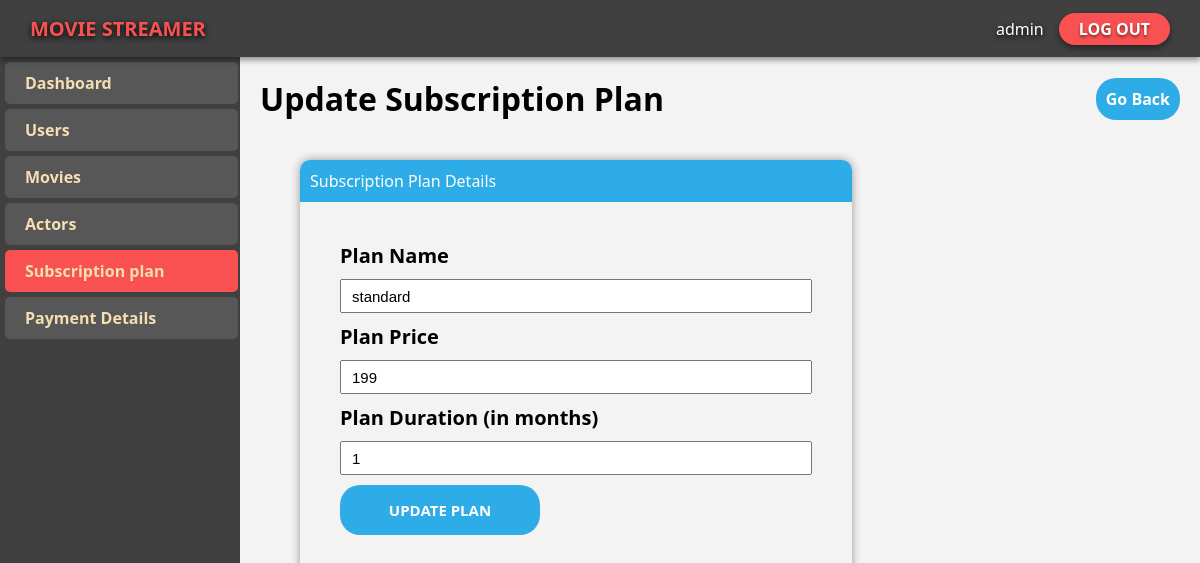
The page /Admin/updateSubplan.php?updt=1 (signed in) on the database its author committed.
### tables this page shows
CREATE TABLE `subscription_dtl` (
  `id` int(11) NOT NULL,
  `Name` text NOT NULL,
  `price` int(11) NOT NULL,
  `Duration` int(11) NOT NULL
);

### Admin/updateSubplan.php (the view, shortened to what this page needs)
<?php
include 'db.php';
if(isset($_GET['updt'])){
    $q = "select * from `subscription_dtl` where id = $_GET[updt]";
    $res = mysqli_query($con,$q);
    if($res){
        $subdtl = mysqli_fetch_assoc($res);
    }
}
else{
    header("location: Subscribeplan.php");
}
?>
<!DOCTYPE html>
<html lang="en">
<head>
    <link rel="stylesheet" href="../CSS/comman.css">
    <link rel="stylesheet" href="../CSS/adminhome.css">
</head>
<body>
    <nav>
        <label class="Logo">MOVIE STREAMER</label>
        <ul class="drawer">
        <li>
                <a class="adminbtn" href="#">
                <?php
                if(isset($_SESSION['username']))
                {
                    if(is_array($_SESSION['username'])){
                        echo implode($_SESSION['username']);
                    }
                    else{
                        echo $_SESSION['username'];
                    }
                }
                ?>
                </a>
            </li>
            <li><a class="loginbtn" href="logout.php?id=2">LOG OUT</a></li>
        </ul>
    </nav>
    <div class="mainbody">
        <div class="sidebar">
            <a class="sideitem" href="AdminHome.php">Dashboard</a>
            <a class="sideitem" href="Users.php">Users</a>
            <a class="sideitem" href="Movies.php">Movies</a>
            <a class="sideitem" href="Actors.php">Actors</a>
            <a class="sideitem active" href="Subscribeplan.php">Subscription plan</a>
            <a class="sideitem" href="Paymentdtl.php">Payment Details</a>
        </div>
        <div class="mainview">
            <div class="header">
                <h1>Update Subscription Plan</h1>
                <a class="addbtn" href="Subscribeplan.php">Go Back</a>
            </div>
            <div class="mainform">
                <div class="litopbar">
                    <label>Subscription Plan Details</label>
                </div>
                <form class="actordtl" action="updateSubplan.php" method="POST">
                <label class="lblfrm">Plan Name</label>
                    <input class="txtboxfrm" type="text" name="Sname" value="<?php if(isset($_GET['updt'])){ echo $subdtl['Name'];}?>" placeholder="Enter the name of Plan" required autofocus>
                    <label class="lblfrm">Plan Price</label>
                    <input class="txtboxfrm" type="text" name="Sprice" value="<?php if(isset($_GET['updt'])){ echo $subdtl['price'];}?>" placeholder="Enter the Price of Plan" required>
                    <label class="lblfrm">Plan Duration (in months)</label>
                    <input class="txtboxfrm" type="text" name="Sdura" value="<?php if(isset($_GET['updt'])){ echo $subdtl['Duration'];}?>" placeholder="Enter the Duration of Plan" required>
                    <input class="addactbtn" type="submit" name="upsubplan" value="UPDATE PLAN">
                </form>
            </div>
        </div>
    </div>
</body>
</html>

### CSS/comman.css (style rules this page uses)
:root { --navbg: #404040; --fontfam: 'Segoe UI', Tahoma, Geneva, Verdana, sans-serif; --colorbtnprime: #F95151; --colorbtnsec: white; --colorbtnprimehover: #da4343; --logofontsz: 20px; --logocolor: #F95151; }
* { margin: 0; padding: 0; }
nav { display: flex; justify-content: space-between; align-items: center; padding: 15px; padding-left: 30px; padding-right: 30px; background-color: var(--navbg); position: sticky; z-index: 2; top: 0; box-shadow: 0px 3px 6px rgba(0, 0, 0, 0.418); }
.drawer { list-style: none; display: flex; gap: 5px; align-items: center; justify-content: space-between; }
.Logo { color: var(--logocolor); font-family: var(--fontfam); font-weight: bold; text-shadow: 0px 2px 6px black; font-size: var(--logofontsz); }
.loginbtn { text-decoration: none; color: white; background-color: var(--colorbtnprime); border-radius: 20px; padding: 5px; padding-left: 20px; padding-right: 20px; text-shadow: 0px 2px 3px rgba(0, 0, 0, 0.486); box-shadow: 0px 3px 6px rgba(0, 0, 0, 0.473); font-family: var(--fontfam); font-weight: bold; transition: all 0.2s ease-in-out; }
.adminbtn { text-decoration: none; color: var(--colorbtnsec); background-color: transparent; text-shadow: 0px 2px 6px black; border-radius: 10px; padding: 10px; font-family: var(--fontfam); transition: all 0.2s ease-in-out; }
.mainbody { background-color: #F3F3F3; height: 90vh; overflow-y: hidden; overflow-x: hidden; }

### CSS/adminhome.css (style rules this page uses)
:root { --navbg: #404040; --fontfam: 'Segoe UI', Tahoma, Geneva, Verdana, sans-serif; --colorbtnprime: #F95151; --colorbtnsec: white; --colorbtnprimehover: #da4343; }
.mainbody { display: flex; height: 90.8vh; position: fixed; width: 100%; top: 57px; font-family: var(--fontfam); }
.sidebar { background-color: var(--navbg); width: 20%; display: flex; flex-direction: column; align-content: stretch; padding: 5px; gap: 5px; z-index: 1; }
.sideitem { text-decoration: none; padding-top: 10px; padding-bottom: 10px; padding-left: 20px; background-color: #636363ab; color: wheat; width: 92.5%; border-radius: 5px; font-weight: bold; transition: all 0.3s ease; }
.active { background-color: var(--colorbtnprime); }
.mainview { overflow: auto; width: 80%; padding: 20px; }
.addbtn { text-decoration: none; color: white; background-color: #2eace7; font-weight: bold; padding: 10px; font-family: 'Segoe UI', Tahoma, Geneva, Verdana, sans-serif; border-radius: 20px; transition: all 0.3s ease-in-out; }
.header { display: flex; justify-content: space-between; align-items: center; }
.litopbar { background-color: #2eace7; padding: 10px; border-top-left-radius: inherit; border-top-right-radius: inherit; color: white; display: flex; justify-content: space-between; align-items: center; }
.mainform { margin: 40px; border-radius: 10px; width: 60%; box-shadow: 0px 0px 10px rgba(0, 0, 0, 0.384); }
.actordtl { display: flex; flex-direction: column; justify-content: space-around; align-items: stretch; padding: 40px; border-radius: inherit; gap: 10px; }
.lblfrm { font-family: 'Segoe UI', Tahoma, Geneva, Verdana, sans-serif; font-weight: bold; font-size: 20px; }
.txtboxfrm { height: 30px; padding-left: 10px; font-size: 15px; }
.addactbtn { background-color: #2eace7; color: white; border: none; padding: 15px; font-weight: bold; font-size: 15px; width: 200px; border-radius: 20px; font-family: 'Segoe UI', Tahoma, Geneva, Verdana, sans-serif; transition: all 0.3s ease; }

### rows shown on the page
subscription_dtl: Sname "standard", Sprice "199", Sdura "1"

### other values the page prints
implode($_SESSION['username']) "admin"
